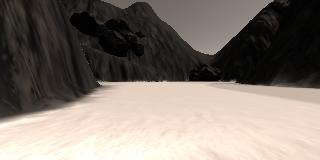
#> input picture code_examples/sample.jpg, 320 x 160 px
$ python 02_color_threshold.py
#> lines starting #> are read from the running program, lines starting #| are printed output that depends on the picture; after the words box and inside, x2 and y2 are one past the last pixel; in counts of white or black regions, pixels touching at a corner belong together
import matplotlib.pyplot as plt
import matplotlib.image as mpimg
import numpy as np

# Read in the image
# There are six more images available for reading
# called sample1-6.jpg, feel free to experiment with the others!
image_name = 'sample.jpg'
image = mpimg.imread(image_name)
#> image is the input picture: shape (160, 320, 3); mean R, G, B 128.4, 119, 110.8

# Define a function to perform a color threshold
def color_thresh(img, rgb_thresh=(0, 0, 0)):
    # Create an array of zeros same xy size as img, but single channel
#> called with rgb_thresh = (160, 160, 160)
    color_select = np.zeros_like(img[:,:,0])
    # Image size array with boolean False/True if they pass threshold
    above_thresh = (img[:,:,0]>rgb_thresh[0]) & (img[:,:,1]>rgb_thresh[1]) & (img[:,:,2]>rgb_thresh[2])
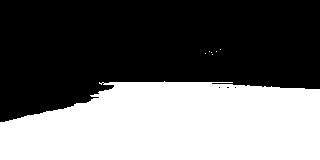
#> above_thresh: shape (160, 320) bool; 42.2% white; 7 white regions (6 under 20 px), largest, box (x1, y1, x2, y2) and area: (0, 81, 320, 160) 21581
    # Index the array of zeros with the boolean array and set to 1
    color_select[above_thresh] = 1
    # Return the binary image
    return color_select

# Define color selection criteria
###### TODO: MODIFY THESE VARIABLES TO MAKE YOUR COLOR SELECTION
rgb_threshold = (160,160,160)

# pixels below the thresholds
colorsel = color_thresh(image, rgb_thresh=rgb_threshold)

# Display the original image and binary
f, (ax1, ax2) = plt.subplots(1, 2, figsize=(21, 7), sharey=True)
f.tight_layout()
#
ax1.imshow(image)
ax1.set_title('Original Image', fontsize=40)
#
ax2.imshow(colorsel, cmap='gray')
ax2.set_title('Your Result', fontsize=40)
#
plt.subplots_adjust(left=0., right=1, top=0.9, bottom=0.)
plt.show() # Uncomment if running on your local machine
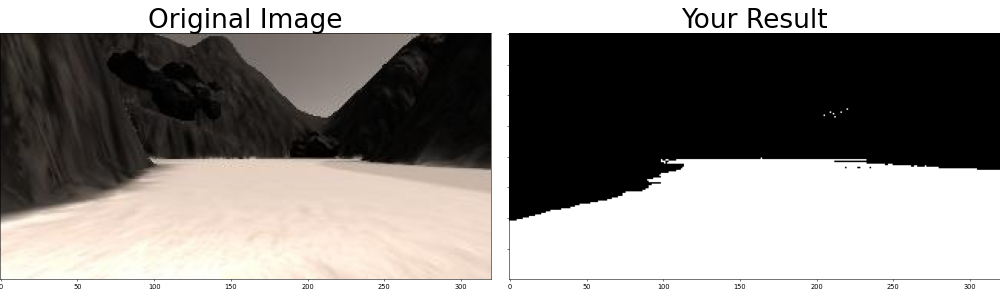
#> figure drawn by matplotlib, 2 panels

$ run again, with code_examples/angle_example.jpg copied over code_examples/sample.jpg
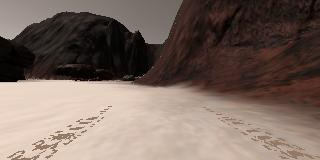
#> input picture code_examples/angle_example.jpg, 320 x 160 px
#> image is the input picture: shape (160, 320, 3); mean R, G, B 121.3, 104.9, 96.2
#> in color_thresh, `above_thresh = (img[:,:,0]>rgb_thresh[0]) & (img[:,:,1]>rgb_thresh[1])..`:
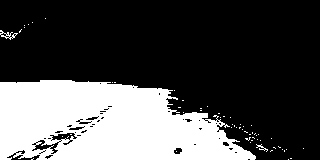
#> above_thresh: shape (160, 320) bool; 30.2% white; 58 white regions (55 under 20 px), largest, box (x1, y1, x2, y2) and area: (0, 80, 256, 160) 15253, (0, 30, 18, 40) 62, (256, 144, 268, 152) 30
#> `plt.show()`:
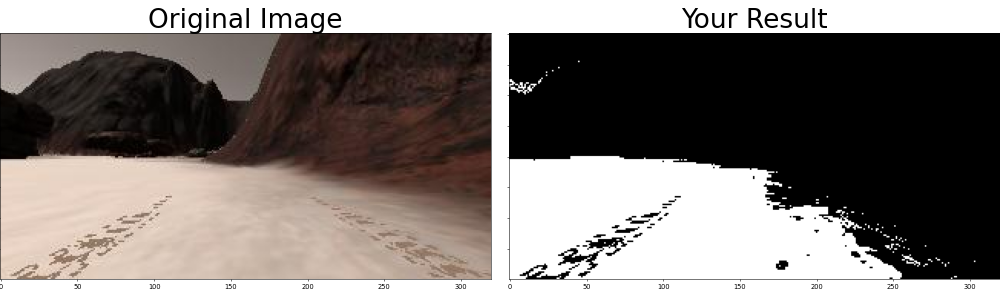
#> figure drawn by matplotlib, 2 panels

$ run again, with code_examples/example_grid1.jpg copied over code_examples/sample.jpg
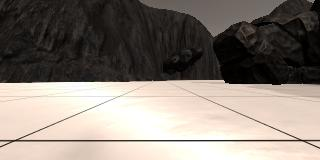
#> input picture code_examples/example_grid1.jpg, 320 x 160 px
#> image is the input picture: shape (160, 320, 3); mean R, G, B 135.1, 126.3, 118.3
#> in color_thresh, `above_thresh = (img[:,:,0]>rgb_thresh[0]) & (img[:,:,1]>rgb_thresh[1])..`:
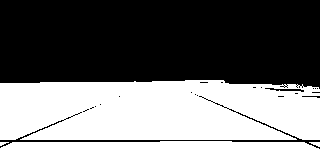
#> above_thresh: shape (160, 320) bool; 46.5% white; 4 white regions, box (x1, y1, x2, y2) and area: (0, 80, 320, 140) 17996, (0, 141, 320, 160) 5734, (309, 142, 320, 147) 33, (0, 142, 9, 146) 21
#> `plt.show()`:
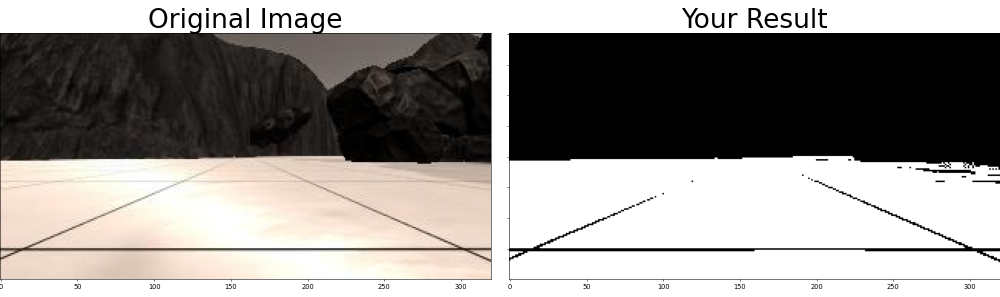
#> figure drawn by matplotlib, 2 panels
